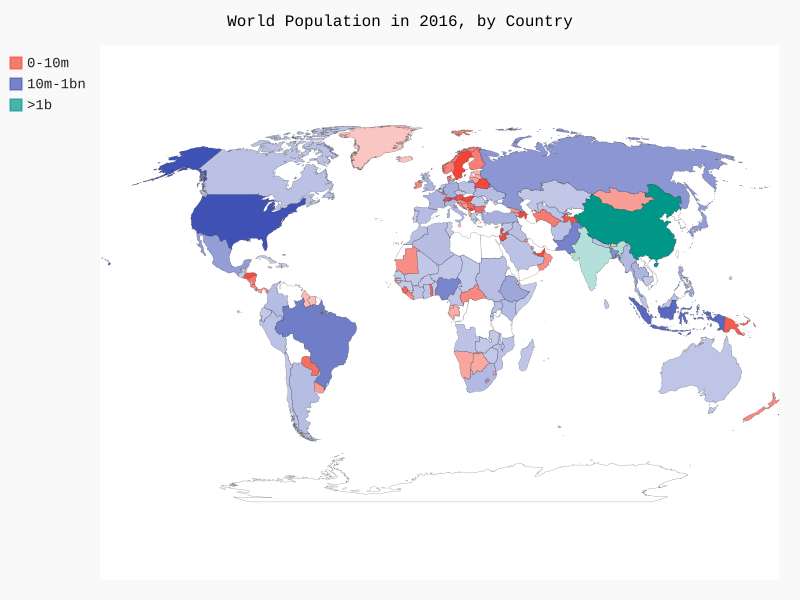

The Python source for this figure:
import json
from pygal.maps.world import World
from pygal.style import LightColorizedStyle, RotateStyle
from country_codes import get_country_code


# Load the data onto a list
filename = "population_data.json"
f = open(filename)
pop_data = json.load(f)
f.close()

# Build a dictionary of population data
cc_populations = {}
for pop_dict in pop_data:
    if pop_dict['Year'] == 2016:
        country = pop_dict['Country Name']
        population = int(float(pop_dict['Value']))
        code = get_country_code(country)
        if code:
            cc_populations[code] = population

# Group the countries into 3 population levels
cc_pop_1, cc_pop_2, cc_pop_3 = {}, {}, {}
for cc, pop in cc_populations.items():
    if pop < 10000000:
        cc_pop_1[cc] = pop
    elif 1000000000 > pop > 10000000:
        cc_pop_2[cc] = pop
    else:
        cc_pop_3[cc] = pop
# See how many countries are in each level
print(len(cc_pop_1), len(cc_pop_2), len(cc_pop_3))

wm = World()
wm_style = RotateStyle('#336699', base_style=LightColorizedStyle)
wm.force_uri_protocol = 'http'
wm.title = 'World Population in 2016, by Country'
wm.add('0-10m', cc_pop_1)
wm.add('10m-1bn', cc_pop_2)
wm.add('>1b', cc_pop_3)

wm.render_to_file('world_population.svg')
